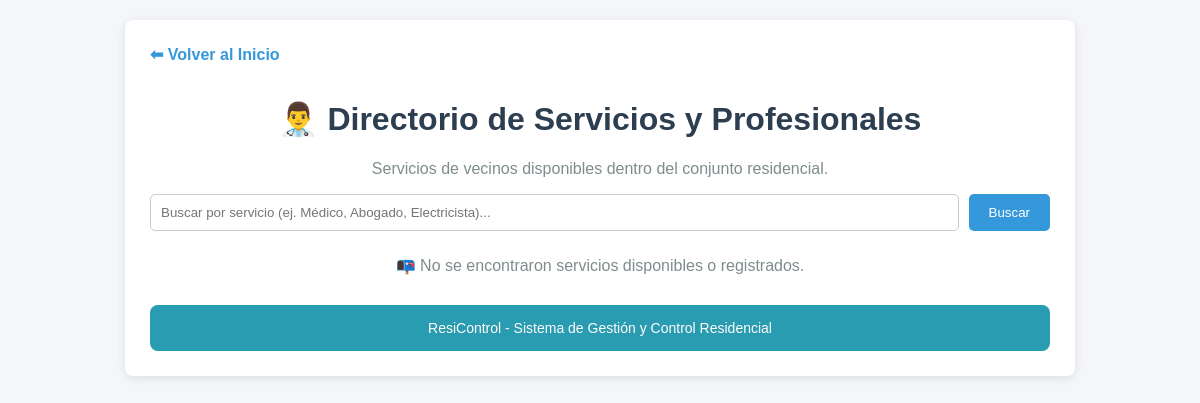
The app's page /servicios/, older data.
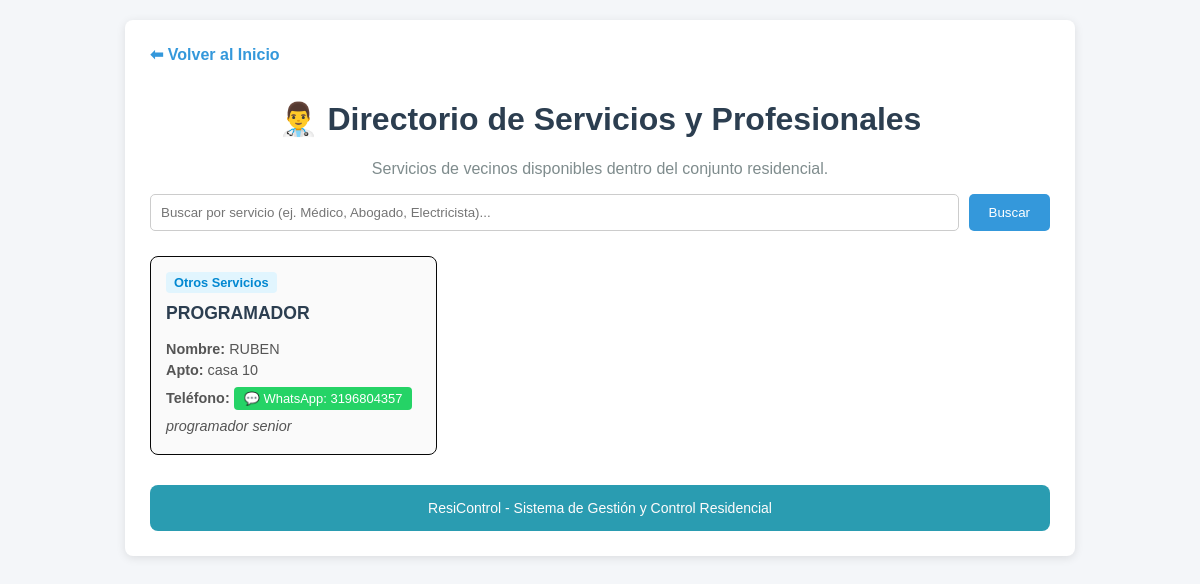
The same page, newer data.
### core/models.py (models this page shows, shortened)
class ServicioResidente(models.Model):
    CATEGORIAS = [
        ('SALUD', 'Salud / Medicina'),
        ('LEGAL', 'Asesoría Legal / Abogados'),
        ('SEGURIDAD', 'Seguridad / Fuerza Pública'),
        ('TECNICO', 'Mantenimiento / Reparaciones'),
        ('EDUCACION', 'Tutorías / Clases'),
        ('OTRO', 'Otros Servicios'),
    ]
    nombre_profesional = models.CharField(max_length=120)
    profesion_o_servicio = models.CharField(max_length=150)  # Ej: "Médico General", "Abogado Penalista"
    categoria = models.CharField(max_length=20, choices=CATEGORIAS, default='OTRO')
    apartamento = models.CharField(max_length=20)
    telefono_contacto = models.CharField(max_length=20)
    descripcion = models.TextField(blank=True, null=True)
    activo = models.BooleanField(default=True)

### core/views.py (the view)
# urls.py: path('servicios/', views.lista_servicios, name='servicios'),
def lista_servicios(request):
    query = request.GET.get('q', '')
    if query:
        servicios = ServicioResidente.objects.filter(
            activo=True,
            profesion_o_servicio__icontains=query
        ) | ServicioResidente.objects.filter(
            activo=True,
            nombre_profesional__icontains=query
        )
    else:
        servicios = ServicioResidente.objects.filter(activo=True)
    return render(request, 'core/servicios.html', {'servicios': servicios, 'query': query})

### core/templates/core/servicios.html (shortened to what this page needs)
<!DOCTYPE html>
<html lang="es">
<head>
</head>
<body>
<div class="container">
    <a href="{% url 'inicio' %}" class="nav-back">⬅ Volver al Inicio</a>
    <h1>👨‍⚕️ Directorio de Servicios y Profesionales</h1>
    <p style="text-align: center; color: #7f8c8d;">Servicios de vecinos disponibles dentro del conjunto residencial.</p>
    <form method="GET" action="{% url 'servicios' %}" class="search-box">
        <input type="text" name="q" value="{{ query }}" placeholder="Buscar por servicio (ej. Médico, Abogado, Electricista)...">
        <button type="submit">Buscar</button>
    </form>
    {% if servicios %}
        <div class="grid-servicios">
            {% for s in servicios %}
                <div class="card-servicio">
                    <span class="badge">{{ s.get_categoria_display }}</span>
                    <h3>{{ s.profesion_o_servicio }}</h3>
                    <p class="info"><strong>Nombre:</strong> {{ s.nombre_profesional }}</p>
                    <p class="info"><strong>Apto:</strong> {{ s.apartamento }}</p>
                    <p class="info">
                        <strong>Teléfono:</strong>
                        <a href="https://wa.me/{{ s.telefono_contacto }}?text=Hola%20{{ s.nombre_profesional }},%20vi%20su%20servicio%20de%20{{ s.profesion_o_servicio }}%20en%20el%20directorio%20del%20conjunto%20y%20deseo%20más%20información."
                        target="_blank"
                        style="background-color: #25d366; color: white; padding: 4px 10px; border-radius: 4px; text-decoration: none; font-size: 0.9em; display: inline-block; margin-top: 4px;">
                         💬 WhatsApp: {{ s.telefono_contacto }}
                    </a>
                    </p>
                    {% if s.descripcion %}
                        <p class="info" style="margin-top:8px; font-style: italic;">{{ s.descripcion }}</p>
                    {% endif %}
                </div>
            {% endfor %}
        </div>
    {% else %}
        <p class="no-results">📭 No se encontraron servicios disponibles o registrados.</p>
    {% endif %}
     <div style="margin-top: 30px; background-color: #2a9cb1; color: rgb(255, 252, 252); text-align: center; padding: 15px; border-radius: 8px;">
     <p style="margin: 0px; font-size: 14px;">ResiControl - Sistema de Gestión y Control Residencial</p>
</div>
</body>
</html>

### core/templates/core/servicios.html (style rules this page uses)
body { font-family: Arial, sans-serif; background-color: #f4f6f9; margin: 0; padding: 20px; }
.container { max-width: 900px; margin: 0 auto; background: white; padding: 25px; border-radius: 8px; box-shadow: 0 2px 10px rgba(0,0,0,0.1); }
h1 { color: #2c3e50; text-align: center; }
.nav-back { display: inline-block; margin-bottom: 15px; color: #3498db; text-decoration: none; font-weight: bold; }
.search-box { display: flex; gap: 10px; margin-bottom: 25px; }
.search-box input { flex: 1; padding: 10px; border: 1px solid #ccc; border-radius: 5px; }
.search-box button { padding: 10px 20px; background-color: #3498db; color: white; border: none; border-radius: 5px; cursor: pointer; }
.grid-servicios { display: grid; grid-template-columns: repeat(auto-fill, minmax(250px, 1fr)); gap: 20px; }
.card-servicio { border: 1px solid #e0e0e0; padding: 15px; border-radius: 8px; background: #fafafa; border: 1px solid #070707; }
.card-servicio h3 { margin-top: 0; color: #2c3e50; font-size: 1.1em; }
.badge { display: inline-block; padding: 3px 8px; font-size: 0.8em; background: #e1f5fe; color: #0288d1; border-radius: 4px; margin-bottom: 10px; font-weight: bold; }
.info { font-size: 0.9em; color: #555; margin: 5px 0; }

Row changes from the older to the newer data that the page shows:
added ServicioResidente: categoria "Otros Servicios", profesion_o_servicio "PROGRAMADOR", nombre_profesional "RUBEN", apartamento "casa 10", telefono_contacto "3196804357", descripcion "programador senior"
Text that changed along with them:
text no longer shown: "📭 No se encontraron servicios disponibles o registrados."
